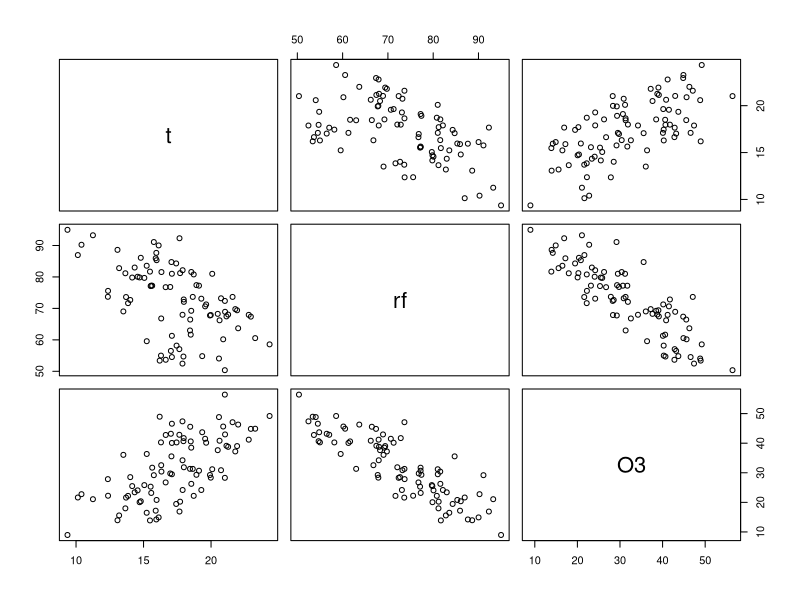
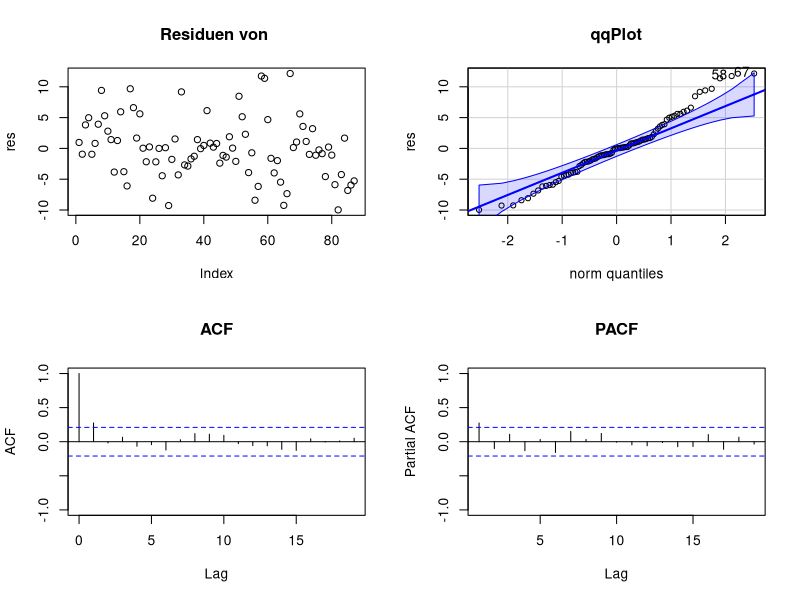
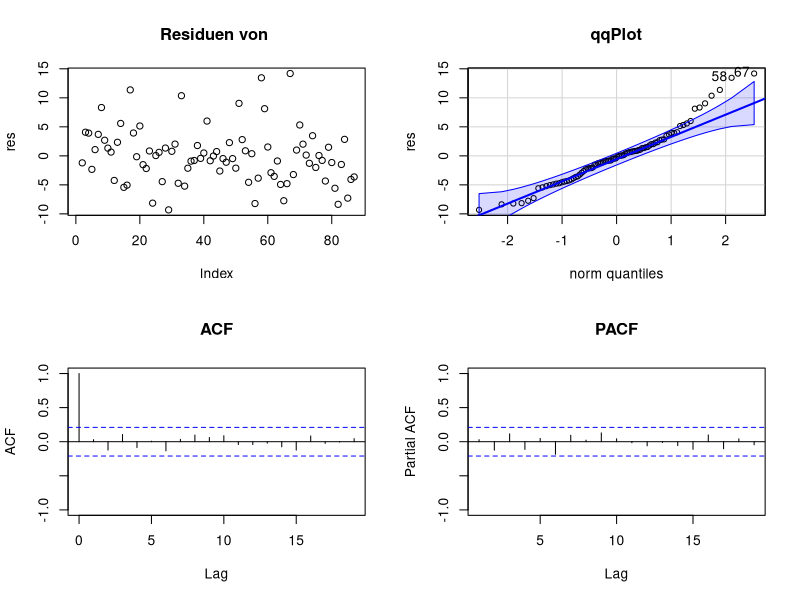
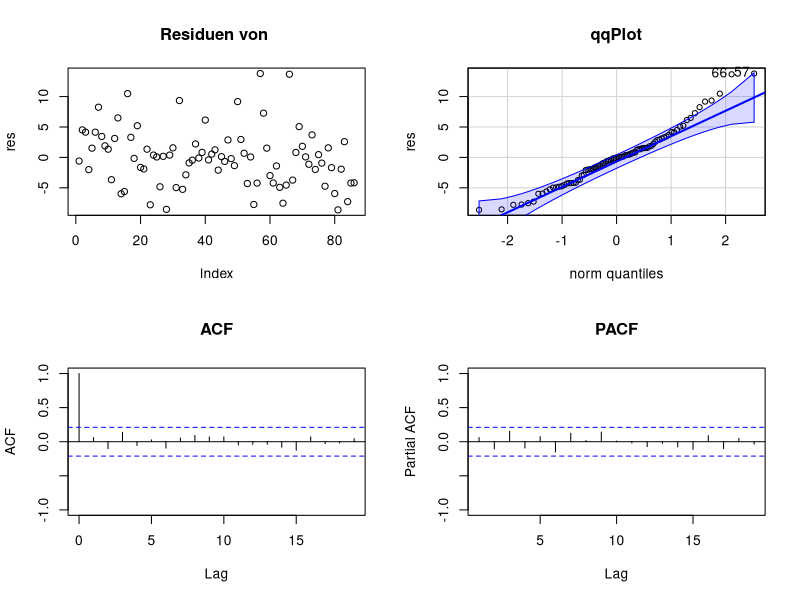

Recreate these plots in R, in order. (Note: this script raises an error after producing the figures.)
###
### ML_Uebung_05
###
zr.plot.resid <- function( res, zr.name = '')
{
  library(car)
  par(mfrow = c(2,2))
  plot( res, main = paste("Residuen von ", zr.name ,sep =""))
  qqPlot( res, main = 'qqPlot')
  acf( res , na.action = na.pass, ylim = c(-1,1), main  ='ACF')
  pacf( res, na.action = na.pass, ylim = c(-1,1), main = 'PACF')
  par(mfrow = c(1,1))
}


setwd('/Users/hofc/idp/Public/Lehre/CAS/CAS_18_8/Daten')
voc2 <- read.table( 'voc2.dat',sep = ';', header = T)

ts.voc <- ts(voc2[, c('t','rf' , 'O3')])

pairs( data.frame( ts.voc))

###
### Regression
###

lm.voc2 <- lm ( O3 ~., data = ts.voc)
summary( lm.voc2 )

zr.plot.resid( lm.voc2$residuals)

## Residuen zeigen eine Korrelation
burg.fit  <- ar.burg( lm.voc2$residuals)
zr.plot.resid( burg.fit$resid )
alpha <- burg.fit$ar

ts.voc.stern <- ts.voc - alpha*lag( ts.voc, -1)
head( ts.voc.stern) ### Achtung Colnames
colnames( ts.voc.stern ) <- colnames( ts.voc)
head( ts.voc.stern)
###
### oder
### 
ts.voc.t.stern <- ts.voc[,'t']- alpha * lag(ts.voc[,'t'], -1)
ts.voc.rf.stern <- ts.voc[,'rf']- alpha * lag(ts.voc[,'rf'], -1)
ts.voc.O3.stern <- ts.voc[,'O3']- alpha * lag(ts.voc[,'O3'], -1)
ts.voc.stern <- data.frame(O3 = ts.voc.O3.stern, rf = ts.voc.rf.stern, t =ts.voc.t.stern)
head( ts.voc.stern)

### Regression mit transformierten Daten
lm.voc2.stern <- lm ( O3 ~., data = ts.voc.stern)
summary( lm.voc2.stern)
zr.plot.resid( lm.voc2.stern$residuals )

beta0.hat <- coef(lm.voc2.stern)[1] / (1-alpha)
se.beta0.hat <- coef(summary( lm.voc2.stern ) )[1,2] / (1-alpha)

beta0.hat 
se.beta0.hat

coef(summary( lm.voc2 ))[1,1:2]

###
### GLS
###
library(nlme)
ts.time <- time( ts.voc[, 'O3'])    

gls.voc <- gls( O3 ~. , data = ts.voc,
                correlation = corARMA(form = ~ ts.time, p = 1))
summary( gls.voc)
zr.plot.resid( gls.voc$residuals )

lm.voc2

lm.voc2.stern; beta0.hat 
